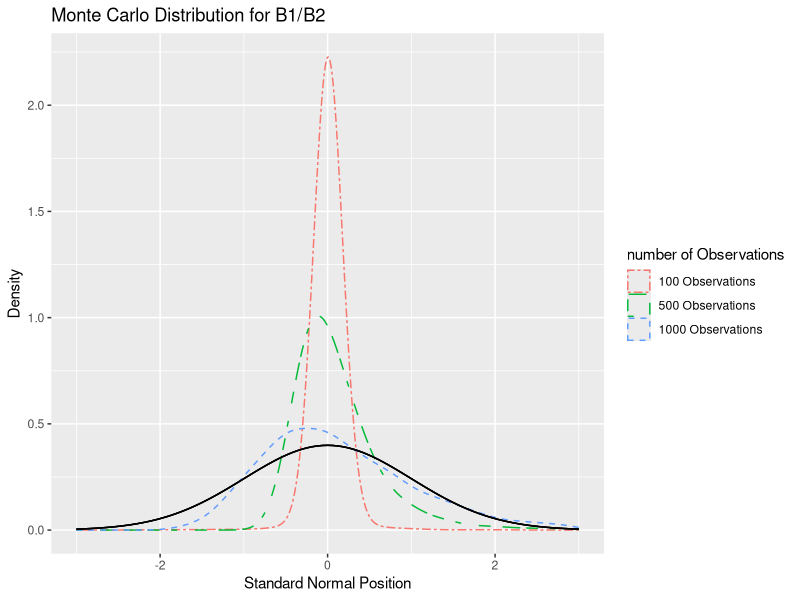
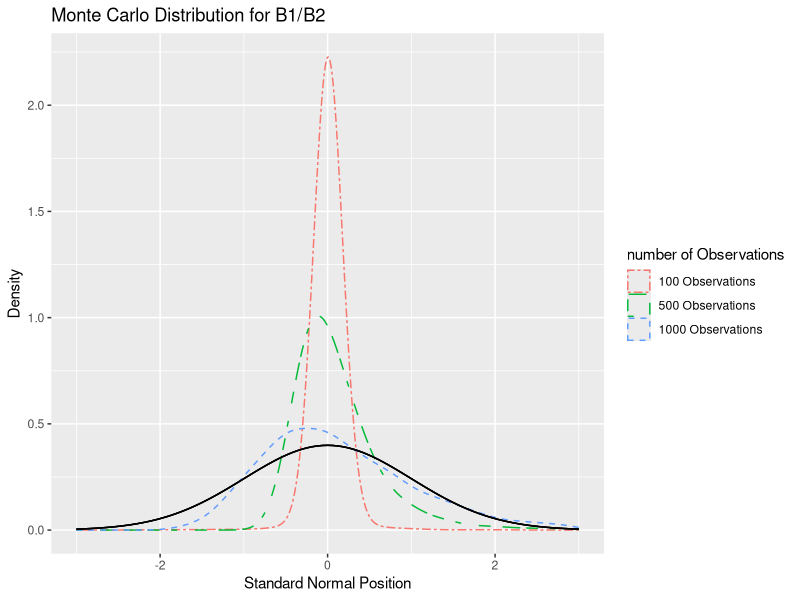

Write R code to recreate these figures, in order.
## ---- chunk 1
knitr::opts_chunk$set(echo = TRUE)
## ---- chunk 2


#======================#
# ==== Metrics PS3 ====
#======================#

  # clear objects and console 
  rm(list = ls(pos = ".GlobalEnv"), pos = ".GlobalEnv")
  options(scipen = 999)
  cat("\f")

  # load packages
  library(data.table)
  library(ggplot2)
  library(Matrix)
  library(rmarkdown)
  
#====================================#
# ==== Monte Carlo Simulation 3d ====
#====================================#

  # set seed for replication
  set.seed(19942018)
  

  # write a function to do the simulation 
  mc_function <- function(n_obs = 100, r = 10000, B = c(0.4,0.9)){
    
    # initalize list for results 
    results_list <- vector("list", length = r)
    
    for(i in 1:r){
    
      # create data table of values 
      dt <- data.table(x1 = 1, x2 = runif(n_obs, 1,2), u = rnorm(n_obs, mean = 0, sd = sqrt(2)))
    
      # calculate y value 
      dt[, y := x1*B[[1]] + x2*B[[2]] + u]
      
      # convert to marices 
      X <- as.matrix(dt[, c("x1", "x2")])
      Y <- as.matrix(dt[ ,"y"])
      
      # get B estimates 
      B_hats <- Matrix::solve(Matrix::crossprod(X))%*%(Matrix::crossprod(X, Y))
      
      # put results in the list 
      results_list[[i]] <- data.table(iteration = i, ratio = B_hats[1,]/B_hats[2,], 
                            `number of Observations` = as.character(paste0(n_obs, " Observations")))
    }
    
    # bind the list 
    results <- rbindlist(results_list)
    
    # calculate standard deveation 
    sd_hat <- sd(sqrt(n_obs)*results$ratio)
      
    # Z the results 
    results[, z := sqrt(n_obs)*(ratio - B[1]/B[2])/ sd_hat]
    
    
    
    # reuturn the results 
    return(results)
  }

  # run the function for n = 100, 500, 1000 
  output_list <- lapply(c(100,500, 1000), mc_function)
  
  # bind likst 
  ouput_long <- rbindlist(output_list)
  
  # creat factor 
  ouput_long[, `number of Observations` := factor(`number of Observations`, 
                                                  levels = c("100 Observations", 
                                                             "500 Observations",  
                                                             "1000 Observations"))]


  # create plot 
  density_plot <- ggplot(ouput_long, aes(z, group =  `number of Observations`,  
                                         linetype = `number of Observations`, 
                                         colour = `number of Observations`)) + 
    geom_density(bw = .1694) + ylab("Density") + xlab("Standard Normal Position") + 
    ggtitle("Monte Carlo Distribution for B1/B2") + xlim(c(-3,3))  + 
    scale_linetype_manual(values = c(`100 Observations` = "twodash",
                                     `500 Observations` = "4C88C488", 
                                     `1000 Observations` = "dashed")) + 
    stat_function(fun=dnorm, color="black", linetype = "solid") 
  
  
  
#=====================#
# ==== save stuff ====
#=====================#


  # save plot 
  ggsave(paste0("C:/Users/Nmath_000/Documents/MI_school/metrics 672/Problem Sets/plots/pset_3_monte_carlo.png"),
         plot = density_plot, device = "png", height = 6, width = 9)
  
#=====================#
# ==== print plot ====
#=====================#

  
  print(density_plot)
  
  
  
  
